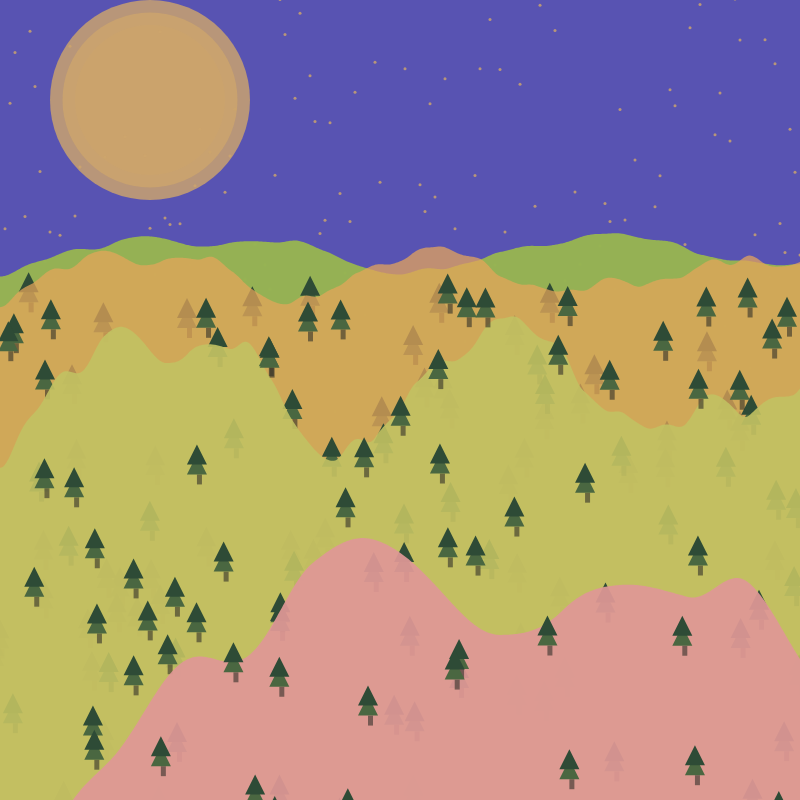
Frame 1 (no input)
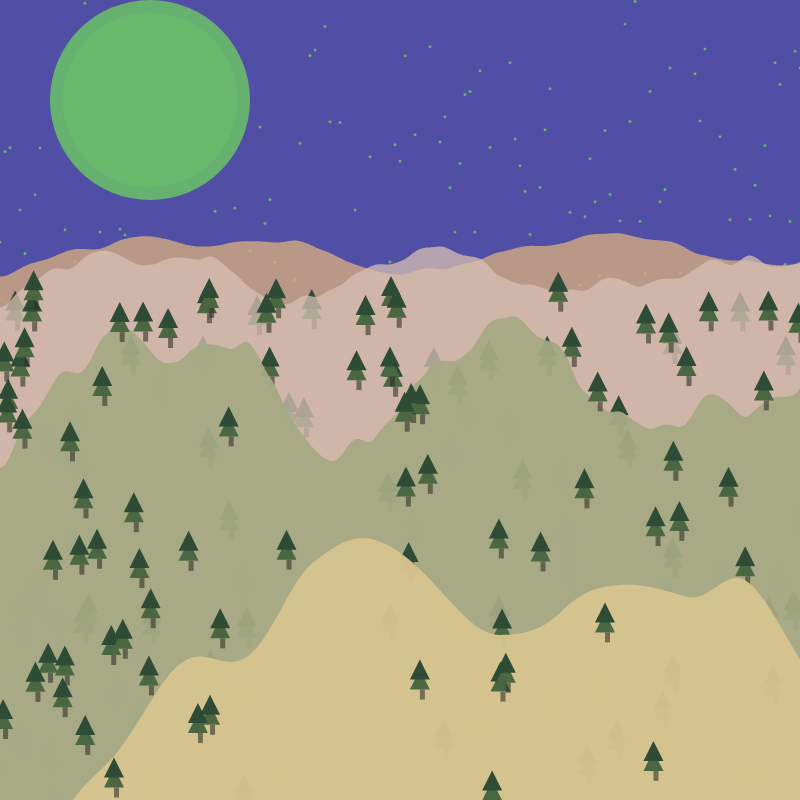
Frame 2 (the mouse pressed at the canvas centre, redrawn once)

The p5.js sketch that drew these frames (run headless with seeded random() and noise() and a simulated clock; the mouse was pressed at the canvas centre and the sketch redrawn once):

// p5.js sketch
// ── sketch.js
function preload(){
  noLoop();
  
 // fill("white");
}

function setup() {

  // create the canvas
  createCanvas(800, 800);

}

function draw() {
    translate(0,200);
  let backr=random(75,85); //creating a random background color that will fall somewhere within the "natural" realm
  let backg=random(75,80);
  let backb=random(100,200);
  let backa=random(240,255);

  background(backr,backg,backb,backa); //assigning background color to one of the random values decided above

  let circler = random(255);
  let circleg = random(150,200);
  let circleb = random(81,191);
  let circlea = random(200,255);
  fill(circler, circleg, circleb, circlea);
  noStroke();
  
  ellipse(150,-100,150,150);
  ellipse(150,-100,175,175);
  ellipse(150,-100,200,200);

 for (let x = 0; x <= width; x+=5){ // adding "stars" to the sky for more visual interest

    let offset = randomGaussian(0,-150);
    let y = offset;   
    circle(x,y,3);
  }
    
beginShape(); //drawing first set of mountains
    for (let x = 0; x <= width; x+=1){ //first line of mountains
    let y = noise(x * 0.005) * height/7;
  let mountr1 = random(150,255); //generating a random color for the first set
  let mountg1 = random(150,200);
  let mountb1 = random(81,191);
  let mounta1 = random(175,255);
  fill(mountr1, mountg1, mountb1, mounta1);
    vertex(x,y);  
  }
   vertex(width + 100, height);
   vertex(0, height);
endShape();

for (let trees = 0; trees <=50; trees+=1){ //creating trees
  let xval = random (-15,800);
  let yval = random(0,750);
push(); //creating trees
translate(xval, yval);
 noStroke();
   fill(49, 46, 40, 150);
rect(0,100,5,10);
   fill(74, 103, 65);
 triangle(-10, 100, 0, 80, 10, 100);
   fill(46, 75, 54);
triangle(-10, 90, 0, 70, 10, 90);
pop();
    }

for (let trees = 0; trees <=50; trees+=1){ //creating trees
  let xval = random (-15,800);
  let yval = random(0,750);
push(); //creating trees
translate(xval, yval);
 noStroke();
   fill(49, 46, 40, 150);
rect(0,100,5,10);
   fill(74, 103, 65);
 triangle(-10, 100, 0, 80, 10, 100);
   fill(46, 75, 54);
triangle(-10, 90, 0, 70, 10, 90);
pop();
    }

beginShape(); //drawing second set of mountains
    for (let x = 0; x <= width; x+=1){ //first line of mountains
    let y = noise(x * 0.007) * height/5;
  let mountr2 = random(150,255); //generating random color for the second set
  let mountg2 = random(150,200);
  let mountb2 = random(81,191);
  let mounta2 = random(175,255);
  fill(mountr2, mountg2, mountb2, mounta2);
    vertex(x,y); 
  }
   vertex(width + 100, height);
   vertex(0, height);
endShape();

for (let trees = 0; trees <=50; trees+=1){ //creating trees
  let xval = random (-15,800);
  let yval = random(0,750);
push(); //creating trees
translate(xval, yval);
 noStroke();
   fill(49, 46, 40, 150);
rect(0,100,5,10);
   fill(74, 103, 65);
 triangle(-10, 100, 0, 80, 10, 100);
   fill(46, 75, 54);
triangle(-10, 90, 0, 70, 10, 90);
pop();
    }

beginShape(); //third second set of mountains
    for (let x = 0; x <= width; x+=1){ //third line of mountains
    let y = noise(x * 0.006) * height/2;
  let mountr3 = random(150,255); //generaing random color for third set
  let mountg3 = random(150,200);
  let mountb3 = random(81,191);
  let mounta3 = random(175,255);
  fill(mountr3, mountg3, mountb3, mounta3);
    vertex(x,y);
  }
   vertex(width + 100, height);
   vertex(0, height);
endShape();

for (let trees = 0; trees <=50; trees+=1){ //creating trees
  let xval = random (-15,800);
  let yval = random(0,750);
push(); //creating trees
translate(xval, yval);
 noStroke();
   fill(49, 46, 40, 150);
rect(0,100,5,10);
   fill(74, 103, 65);
 triangle(-10, 100, 0, 80, 10, 100);
   fill(46, 75, 54);
triangle(-10, 90, 0, 70, 10, 90);
pop();
    }

beginShape(); //drawing fourth set of mountains
    for (let x = 0; x <= width; x+=1){ //fourth line of mountains
    let y = noise(x * 0.002) * height/.75;
  let mountr4 = random(150,255); //generating random code for fourth set
  let mountg4 = random(150,200);
  let mountb4 = random(81,191);
  let mounta4 = random(175,255);
  fill(mountr4, mountg4, mountb4, mounta4);
    vertex(x,y); 
  }
   vertex(width + 100, height);
   vertex(0, height);
endShape();

for (let trees = 0; trees <=50; trees+=1){ //creating trees
  let xval = random (-15,800);
  let yval = random(0,750);
push(); //creating trees
translate(xval, yval);
 noStroke();
   fill(49, 46, 40, 150);
rect(0,100,5,10);
   fill(74, 103, 65);
 triangle(-10, 100, 0, 80, 10, 100);
   fill(46, 75, 54);
triangle(-10, 90, 0, 70, 10, 90);
pop();
    }

} //closing draw function loop
